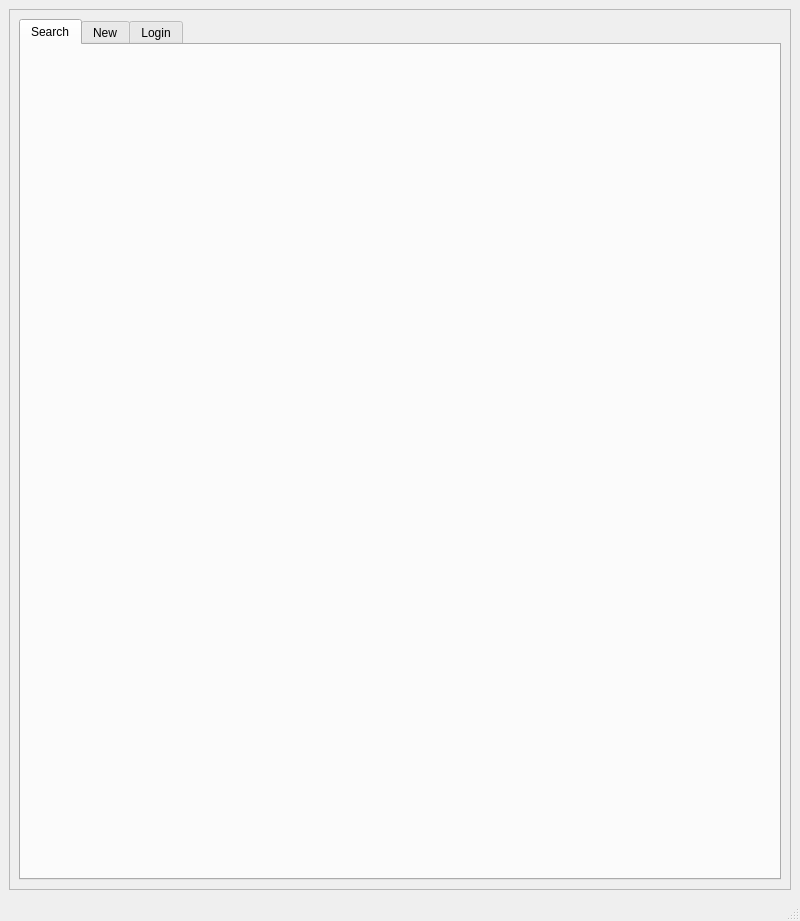
<?xml version="1.0" encoding="UTF-8"?>
<ui version="4.0">
 <class>MainWindow</class>
 <widget class="QMainWindow" name="MainWindow">
  <property name="geometry">
   <rect>
    <x>0</x>
    <y>0</y>
    <width>800</width>
    <height>921</height>
   </rect>
  </property>
  <property name="windowTitle">
   <string>MainWindow</string>
  </property>
  <widget class="QWidget" name="centralwidget">
   <layout class="QGridLayout" name="gridLayout_2">
    <item row="0" column="1">
     <layout class="QGridLayout" name="gridLayout">
      <item row="0" column="0">
       <widget class="QStackedWidget" name="stackedWidget">
        <property name="frameShape">
         <enum>QFrame::StyledPanel</enum>
        </property>
        <property name="midLineWidth">
         <number>2</number>
        </property>
        <widget class="QWidget" name="program">
         <layout class="QGridLayout" name="gridLayout_6">
          <item row="0" column="0">
           <widget class="QTabWidget" name="tabWidget">
            <property name="currentIndex">
             <number>0</number>
            </property>
            <widget class="QWidget" name="search_product">
             <attribute name="title">
              <string>Search</string>
             </attribute>
             <layout class="QGridLayout" name="gridLayout_4">
              <item row="0" column="0">
               <layout class="QGridLayout" name="search_grid">
                <item row="0" column="0">
                 <widget class="QWidget" name="search_widget" native="true"/>
                </item>
               </layout>
              </item>
             </layout>
            </widget>
            <widget class="QWidget" name="new_product">
             <attribute name="title">
              <string>New</string>
             </attribute>
             <layout class="QGridLayout" name="gridLayout_5">
              <item row="0" column="0">
               <layout class="QGridLayout" name="new_grid">
                <item row="0" column="0">
                 <widget class="QWidget" name="new_widget" native="true"/>
                </item>
               </layout>
              </item>
             </layout>
            </widget>
            <widget class="QWidget" name="login">
             <attribute name="title">
              <string>Login</string>
             </attribute>
             <layout class="QGridLayout" name="gridLayout_3">
              <item row="0" column="0">
               <widget class="QWidget" name="credential_holder" native="true"/>
              </item>
             </layout>
            </widget>
           </widget>
          </item>
         </layout>
        </widget>
        <widget class="QWidget" name="loading">
         <layout class="QGridLayout" name="gridLayout_7">
          <item row="0" column="0">
           <widget class="QFrame" name="frame">
            <property name="frameShape">
             <enum>QFrame::StyledPanel</enum>
            </property>
            <property name="frameShadow">
             <enum>QFrame::Raised</enum>
            </property>
            <layout class="QGridLayout" name="gridLayout_8">
             <item row="0" column="0">
              <widget class="QLabel" name="label_loading">
               <property name="maximumSize">
                <size>
                 <width>800</width>
                 <height>600</height>
                </size>
               </property>
               <property name="text">
                <string>Loading...</string>
               </property>
               <property name="scaledContents">
                <bool>true</bool>
               </property>
              </widget>
             </item>
            </layout>
           </widget>
          </item>
         </layout>
        </widget>
       </widget>
      </item>
     </layout>
    </item>
   </layout>
  </widget>
  <widget class="QMenuBar" name="menubar">
   <property name="geometry">
    <rect>
     <x>0</x>
     <y>0</y>
     <width>800</width>
     <height>30</height>
    </rect>
   </property>
  </widget>
  <widget class="QStatusBar" name="statusbar"/>
 </widget>
 <resources/>
 <connections/>
</ui>
